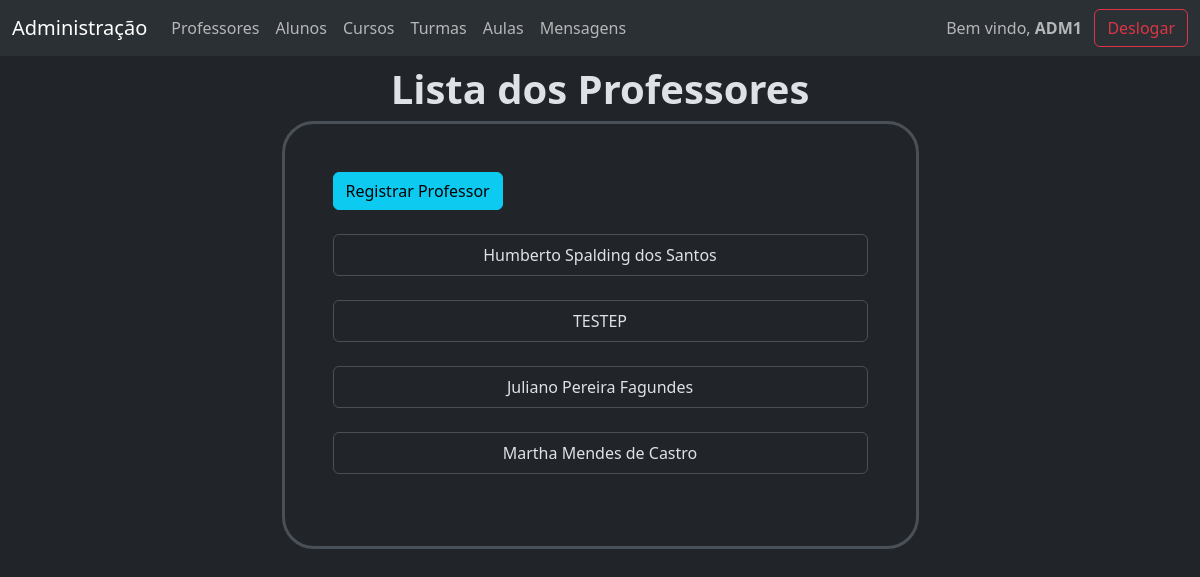
The app's page /gerenciamento/professores/ (signed in) with its own data.
### gerenciamento/models.py (models this page shows, shortened)
class Pessoa(models.Model):
    id = models.AutoField(primary_key=True)
    usuario = models.OneToOneField(User, on_delete=models.CASCADE, null=True, blank=True)
    nome = models.CharField(max_length=55)
    cpf = models.CharField(max_length=11, unique=True)
    rg = models.CharField(max_length=9, unique=True)
    data_nascimento = models.DateField()
    email = models.EmailField(max_length=55, unique=True)
    telefone = models.CharField(max_length=14, unique=True)
    endereco = models.CharField(max_length=55)
    class Meta:
        abstract = True

class Professor(Pessoa):
    carga_horaria_semanal = models.ManyToManyField(
        DiaDaSemana,
        through='CargaHorariaProfessor',
        related_name='carga_horaria_professores',
    )
    class Meta:
        verbose_name_plural = 'Professores'
    pass

### gerenciamento/views.py (the view)
# urls.py: path('gerenciamento/professores/', views.listar_professores, name='lis_pros'),
@user_passes_test(escola)
def listar_professores(request):
    professores = Professor.objects.all()
    context = {'professores': professores}
    return render(request, 'gerenciamento/professor/professores.html', context)

### gerenciamento/views.py (called while the page is built)
def escola(user):
    return user.groups.filter(name='Escola').exists()

### templates/gerenciamento/professor/professores.html
{% extends "gerenciamento/base.html" %}
{% block corpo %}
<div class='col-7 mx-auto'>
    <div class='text-center'>
        <h1><strong>Lista dos Professores</strong></h1>
    </div>
    <div class='border p-5 border-3 rounded-5'>
        <div>
            <a class='btn btn-info' href="{% url "add_pro" %}">Registrar Professor</a>
        </div>
        <br>
        <ul class='list-group text-center'>
            {% for professor in professores %}
                <li class='list-group'><a class='list-group-item list-group-item-action' href="{% url "inf_pro" professor.id %}">{{ professor.nome }}</a></li><br>
            {% empty %}
                <li>Não há professores registrados!</li>
            {% endfor %}
        </ul>
    </div>
</div>
{% endblock corpo %}

### templates/gerenciamento/base.html (shortened to what this page needs)
{% extends "base.html" %}
{% block base %}
<div>
    <nav class="navbar fixed-top navbar-expand-lg bg-body-tertiary" >
        <div class="container-fluid">
            <a class="navbar-brand" href="{% url "indexescola" %}">Administração</a>
            <div class="collapse navbar-collapse" id="navbarNavDropdown">
                <ul class="navbar-nav me-auto">
                    <li class="nav-item">
                        <a class="nav-link" href="{% url "lis_pros" %}">Professores</a>
                    </li>
                    <li class="nav-item">
                        <a class="nav-link" href="{% url "lis_alus" %}">Alunos</a>
                    </li>
                    <li class="nav-item">
                        <a class="nav-link" href="{% url "lis_curs" %}">Cursos</a>
                    </li>
                    <li class="nav-item">
                        <a class="nav-link" href="{% url "lis_turs" %}">Turmas</a>
                    </li>
                    <li class="nav-item">
                        <a class="nav-link" href="{% url "lis_auls" %}">Aulas</a>
                    </li>
                    <li class="nav-item">
                        <a class="nav-link" href="{% url "msgs" %}">Mensagens</a>
                    </li>
                </ul>
                <span class='navbar-text'>Bem vindo, <strong>{{user.first_name}}</strong></span>
                <a class='btn btn-outline-danger' href="{% url "desl" %}">Deslogar</a>
            </div>
        </div>
    </nav>
</div>
<div class='container'>
    {% block corpo %}{% endblock corpo %}
</div>
{% endblock base %}

### records on screen
Professor: nome "Humberto Spalding dos Santos"
Professor: nome "TESTEP"
Professor: nome "Juliano Pereira Fagundes"
Professor: nome "Martha Mendes de Castro"

### other values on screen
{{ user.first_name }} "ADM1"
